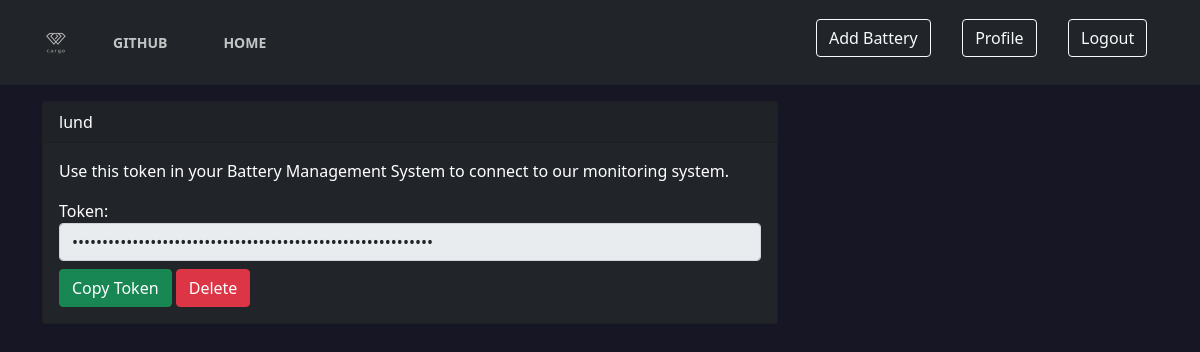
/home (signed in), run on the app's committed database.
### bms/models.py (models this page shows, shortened)
class Battery(db.Model):
    id = db.Column(db.Integer, primary_key=True)
    name = db.Column(db.String(100), nullable=False)
    token = db.Column(db.String(30), unique=True, nullable=False, default=token_hex(30))
    last_health = db.Column(db.Float, nullable=True)
    last_temp = db.Column(db.Float, nullable=False, default=30)
    last_soc = db.Column(db.Float, nullable=True)
    last_voltage = db.Column(db.Float, nullable=True)
    last_time = db.Column(db.Float, nullable=True)
    user_id = db.Column(db.Integer, db.ForeignKey('user.id'), nullable=False)

### bms/routes.py (the view)
@application.route('/home', methods=['GET'])
def home():
    username = request.cookies.get('email')
    if username:
        user = User.query.filter_by(email=username).first()
        batts = Battery.query.filter_by(user_id=user.id).all()
        return render_template('home_page.html', username=username, batts=batts, title='Home')
    return redirect(url_for('login', next=request.endpoint))

### bms/templates/home_page.html (shortened to what this page needs)
{% extends "layout.html" %}
{% block content %}
{% if batts %}
    <div role="main" class="container">
        <div class="row">
        <div class="col-lg-8">
        <div>
{% for batt in batts %}
    <div class="card bg-dark text-white mb-4">
        <div class="card-header">
            {{batt.name}}
        </div>
        <div class="card-body ml-2 mr-2">
            <div class="row justify-content-center bg-transparent ">
                {% if batt.last_voltage %}
                <div class="card-group mb-3">
                  <div class="card border-success bg-transparent" style="width: 140px;">
                       <div class="card-header bg-transparent text-white">Health</div>
                       <div class="card-body text-white">{{batt.last_health}} %</div>
                  </div>
                  <div class="card border-primary bg-transparent" style="width: 140px;">
                      <div class="card-header bg-transparent text-white">Temperature</div>
                      <div class="card-body text-white">{{batt.last_temp}} °C</div>
                  </div>
                  <div class="card border-info bg-transparent" style="width: 140px;">
                      <div class="card-header bg-transparent text-white">Voltage</div>
                      <div class="card-body text-white">{{batt.last_voltage}} V</div>
                  </div>
                  <div class="card border-warning bg-transparent" style="width: 140px;">
                      <div class="card-header bg-transparent text-white">Charge</div>
                      <div class="card-body text-white">{{batt.last_soc}} %</div>
                  </div>
                </div>
                {% else %}
                  <div class="mb-3 text-white">Use this token in your Battery Management System to connect to our monitoring system.</div>
                {% endif %}
            </div>
            <div class="row d-inline">
                <h6 class="text-white d-inline">Token: </h6>
                <input type="password" class="form-control d-inline" id="{{batt.id}}" value="{{batt.token}}" readonly>
            </div>
                <div class="mt-2">
                        <div class="btn btn-success" onclick="myFunction({{batt.id}})">Copy Token</div>
                        <a class="btn btn-danger" href="/confirmdelete/{{batt.token}}">Delete</a>
                </div>
            </div>
        </div>
    </div>
{% endfor %}
        </div>
        </div>
        </div>
    {% endif %}
{% endblock %}

### bms/static/style.css (style rules this page uses)
:root { --primary-color: #9A97F3; --secondary-color: #818cab; --font-color: #e1e1ff; --bg-color: #161625; --heading-color: #818cab; --color-scheme: light dark; }
body { background-color: var(--bg-color); color: var(--font-color); }
a { color: var(--primary-color); }
* { margin: 0; padding: 0; box-sizing: border-box; }
.card-body { color: black; }

### data on the page
Battery: name "lund", shows "Use this token in your Battery Management System to connect to our monitoring system."
